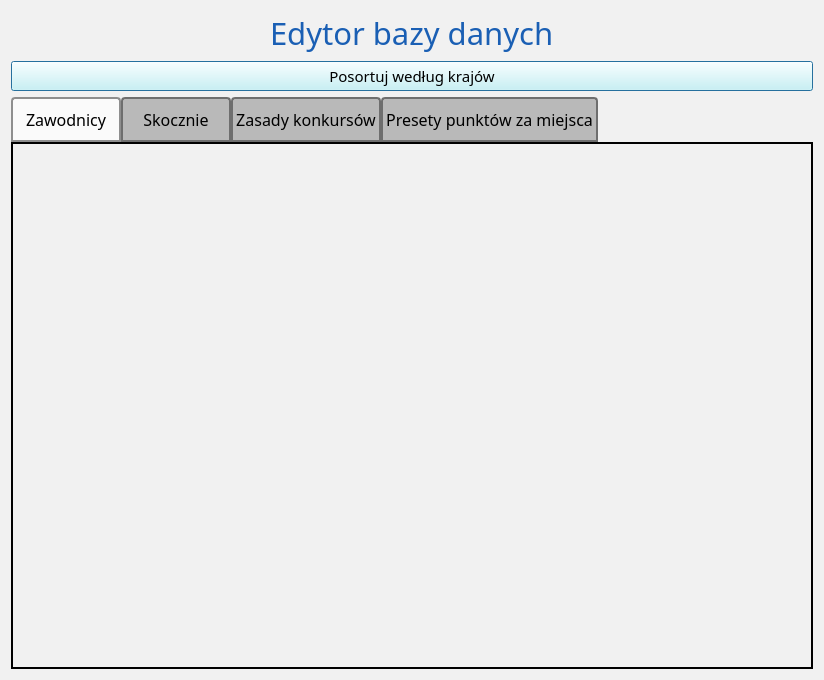
<?xml version="1.0" encoding="UTF-8"?>
<ui version="4.0">
 <class>DatabaseEditorWindow</class>
 <widget class="QDialog" name="DatabaseEditorWindow">
  <property name="geometry">
   <rect>
    <x>0</x>
    <y>0</y>
    <width>824</width>
    <height>680</height>
   </rect>
  </property>
  <property name="sizePolicy">
   <sizepolicy hsizetype="Expanding" vsizetype="Expanding">
    <horstretch>0</horstretch>
    <verstretch>0</verstretch>
   </sizepolicy>
  </property>
  <property name="windowTitle">
   <string>Edytor bazy danych</string>
  </property>
  <property name="styleSheet">
   <string notr="true">background-color: rgb(241, 241, 241);</string>
  </property>
  <layout class="QVBoxLayout" name="verticalLayout" stretch="0,0,100">
   <item>
    <layout class="QHBoxLayout" name="horizontalLayout_title">
     <item>
      <spacer name="horizontalSpacer_titleLeft">
       <property name="orientation">
        <enum>Qt::Horizontal</enum>
       </property>
       <property name="sizeHint" stdset="0">
        <size>
         <width>40</width>
         <height>20</height>
        </size>
       </property>
      </spacer>
     </item>
     <item>
      <widget class="QLabel" name="label_title">
       <property name="sizePolicy">
        <sizepolicy hsizetype="Maximum" vsizetype="Maximum">
         <horstretch>0</horstretch>
         <verstretch>0</verstretch>
        </sizepolicy>
       </property>
       <property name="font">
        <font>
         <family>Quicksand Medium</family>
         <pointsize>23</pointsize>
         <bold>false</bold>
        </font>
       </property>
       <property name="styleSheet">
        <string notr="true">QLabel{
color: rgb(26, 95, 180);
}</string>
       </property>
       <property name="text">
        <string>Edytor bazy danych</string>
       </property>
      </widget>
     </item>
     <item>
      <spacer name="horizontalSpacer_titleRight">
       <property name="orientation">
        <enum>Qt::Horizontal</enum>
       </property>
       <property name="sizeHint" stdset="0">
        <size>
         <width>40</width>
         <height>20</height>
        </size>
       </property>
      </spacer>
     </item>
    </layout>
   </item>
   <item>
    <widget class="QPushButton" name="pushButton_sortByCountries">
     <property name="font">
      <font>
       <family>Quicksand Medium</family>
       <pointsize>11</pointsize>
      </font>
     </property>
     <property name="styleSheet">
      <string notr="true">color:black;
background-color: rgb(207, 255, 252);</string>
     </property>
     <property name="text">
      <string>Posortuj według krajów</string>
     </property>
    </widget>
   </item>
   <item>
    <widget class="QTabWidget" name="tabWidget_main">
     <property name="sizePolicy">
      <sizepolicy hsizetype="Expanding" vsizetype="Expanding">
       <horstretch>0</horstretch>
       <verstretch>0</verstretch>
      </sizepolicy>
     </property>
     <property name="font">
      <font>
       <family>Ubuntu Light</family>
       <pointsize>12</pointsize>
       <italic>false</italic>
       <bold>false</bold>
      </font>
     </property>
     <property name="layoutDirection">
      <enum>Qt::LeftToRight</enum>
     </property>
     <property name="styleSheet">
      <string notr="true">QTabWidget::pane{
border: 2px solid;
}
QTabWidget::tab-bar{
	alignment: center;
}
QTabBar::tab{
	min-width: 100px;
	min-height: 35px;
	background-color: rgb(185, 185, 185);
color: black;
	border: 2px solid rgb(110, 110, 110);
    border-top-left-radius: 4px;
    border-top-right-radius: 4px;
padding: 3px;
}
QTabBar::tab:hover{
	background-color: rgb(215, 215, 215);
	border-color: rgb(127, 127, 127);
}
QTabBar::tab:selected{
	background-color: rgb(250, 250, 250);
	border-color: rgb(142, 142, 142);
}</string>
     </property>
     <property name="tabPosition">
      <enum>QTabWidget::North</enum>
     </property>
     <property name="currentIndex">
      <number>0</number>
     </property>
     <property name="elideMode">
      <enum>Qt::ElideNone</enum>
     </property>
     <property name="usesScrollButtons">
      <bool>true</bool>
     </property>
     <widget class="QWidget" name="tab_jumpers">
      <property name="sizePolicy">
       <sizepolicy hsizetype="Expanding" vsizetype="Expanding">
        <horstretch>0</horstretch>
        <verstretch>0</verstretch>
       </sizepolicy>
      </property>
      <attribute name="title">
       <string>Zawodnicy</string>
      </attribute>
      <layout class="QHBoxLayout" name="horizontalLayout" stretch="0,0,1">
       <item>
        <layout class="QVBoxLayout" name="verticalLayout_jumpersList"/>
       </item>
       <item>
        <spacer name="horizontalSpacer">
         <property name="orientation">
          <enum>Qt::Horizontal</enum>
         </property>
         <property name="sizeHint" stdset="0">
          <size>
           <width>40</width>
           <height>20</height>
          </size>
         </property>
        </spacer>
       </item>
       <item>
        <widget class="QScrollArea" name="scrollArea_jumperEditor">
         <property name="styleSheet">
          <string notr="true">QScrollArea{background: transparent; border: none;}</string>
         </property>
         <property name="widgetResizable">
          <bool>true</bool>
         </property>
         <widget class="QWidget" name="scrollAreaWidgetContents_2">
          <property name="geometry">
           <rect>
            <x>0</x>
            <y>0</y>
            <width>730</width>
            <height>746</height>
           </rect>
          </property>
          <layout class="QVBoxLayout" name="verticalLayout_3">
           <property name="leftMargin">
            <number>0</number>
           </property>
           <property name="topMargin">
            <number>0</number>
           </property>
           <property name="rightMargin">
            <number>0</number>
           </property>
           <property name="bottomMargin">
            <number>0</number>
           </property>
           <item>
            <layout class="QVBoxLayout" name="verticalLayout_jumperEditor"/>
           </item>
          </layout>
         </widget>
        </widget>
       </item>
      </layout>
     </widget>
     <widget class="QWidget" name="tab_hills">
      <property name="sizePolicy">
       <sizepolicy hsizetype="Expanding" vsizetype="Expanding">
        <horstretch>0</horstretch>
        <verstretch>0</verstretch>
       </sizepolicy>
      </property>
      <attribute name="title">
       <string>Skocznie</string>
      </attribute>
      <layout class="QHBoxLayout" name="horizontalLayout_2" stretch="0,0,1">
       <item>
        <layout class="QVBoxLayout" name="verticalLayout_hillsList"/>
       </item>
       <item>
        <spacer name="horizontalSpacer_5">
         <property name="orientation">
          <enum>Qt::Horizontal</enum>
         </property>
         <property name="sizeHint" stdset="0">
          <size>
           <width>40</width>
           <height>20</height>
          </size>
         </property>
        </spacer>
       </item>
       <item>
        <widget class="QScrollArea" name="scrollArea">
         <property name="styleSheet">
          <string notr="true">QScrollArea{background: transparent; border: none;}</string>
         </property>
         <property name="widgetResizable">
          <bool>true</bool>
         </property>
         <widget class="QWidget" name="scrollAreaWidgetContents_4">
          <property name="geometry">
           <rect>
            <x>0</x>
            <y>0</y>
            <width>730</width>
            <height>746</height>
           </rect>
          </property>
          <layout class="QVBoxLayout" name="verticalLayout_4">
           <property name="leftMargin">
            <number>0</number>
           </property>
           <property name="topMargin">
            <number>0</number>
           </property>
           <property name="rightMargin">
            <number>0</number>
           </property>
           <property name="bottomMargin">
            <number>0</number>
           </property>
           <item>
            <layout class="QVBoxLayout" name="verticalLayout_hillEditor"/>
           </item>
          </layout>
         </widget>
        </widget>
       </item>
      </layout>
     </widget>
     <widget class="QWidget" name="tab_competitionRules">
      <property name="sizePolicy">
       <sizepolicy hsizetype="Expanding" vsizetype="Expanding">
        <horstretch>0</horstretch>
        <verstretch>0</verstretch>
       </sizepolicy>
      </property>
      <attribute name="title">
       <string>Zasady konkursów</string>
      </attribute>
      <layout class="QHBoxLayout" name="horizontalLayout_3">
       <item>
        <layout class="QVBoxLayout" name="verticalLayout_competitionRulesList"/>
       </item>
       <item>
        <widget class="QScrollArea" name="scrollArea_2">
         <property name="styleSheet">
          <string notr="true">QScrollArea{background: transparent; border: none;}</string>
         </property>
         <property name="widgetResizable">
          <bool>true</bool>
         </property>
         <widget class="QWidget" name="scrollAreaWidgetContents_5">
          <property name="geometry">
           <rect>
            <x>0</x>
            <y>0</y>
            <width>776</width>
            <height>746</height>
           </rect>
          </property>
          <layout class="QVBoxLayout" name="verticalLayout_6">
           <property name="leftMargin">
            <number>0</number>
           </property>
           <property name="topMargin">
            <number>0</number>
           </property>
           <property name="rightMargin">
            <number>0</number>
           </property>
           <property name="bottomMargin">
            <number>0</number>
           </property>
           <item>
            <layout class="QVBoxLayout" name="verticalLayout_rulesEditor"/>
           </item>
          </layout>
         </widget>
        </widget>
       </item>
      </layout>
     </widget>
     <widget class="QWidget" name="tab_pointsForPlacesPresets">
      <attribute name="title">
       <string>Presety punktów za miejsca</string>
      </attribute>
      <layout class="QHBoxLayout" name="horizontalLayout_4">
       <item>
        <layout class="QVBoxLayout" name="verticalLayout_pointsForPlacesPresetsList"/>
       </item>
       <item>
        <widget class="QScrollArea" name="scrollArea_3">
         <property name="styleSheet">
          <string notr="true">QScrollArea{background: transparent; border: none;}</string>
         </property>
         <property name="widgetResizable">
          <bool>true</bool>
         </property>
         <widget class="QWidget" name="scrollAreaWidgetContents_6">
          <property name="geometry">
           <rect>
            <x>0</x>
            <y>0</y>
            <width>776</width>
            <height>746</height>
           </rect>
          </property>
          <layout class="QVBoxLayout" name="verticalLayout_7">
           <property name="leftMargin">
            <number>0</number>
           </property>
           <property name="topMargin">
            <number>0</number>
           </property>
           <property name="rightMargin">
            <number>0</number>
           </property>
           <property name="bottomMargin">
            <number>0</number>
           </property>
           <item>
            <layout class="QVBoxLayout" name="verticalLayout_pointsForPlacesEditor"/>
           </item>
          </layout>
         </widget>
        </widget>
       </item>
      </layout>
     </widget>
    </widget>
   </item>
  </layout>
 </widget>
 <resources/>
 <connections/>
</ui>
